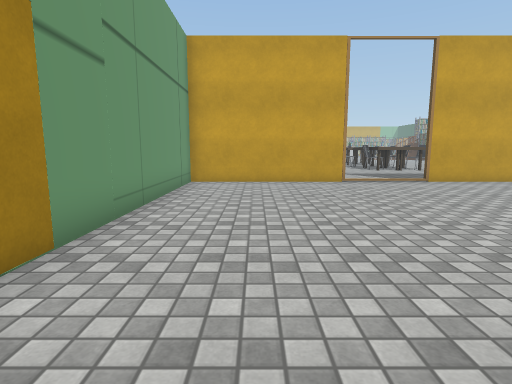
view 1 (above)

20 first-person views from a walk through a 3-D level made in the Unity game engine. The camera is 1.2 m above the floor, tilts 8° down and sees 80° across. The floor is counted in squares, 1 m on a side. Each view is taken from the middle of a square. On the plan, view 1 faces up. The plan holds only what a view shows up to about 13 squares ahead; the rest is blank. The place goes on beyond the plan. The player character is not drawn. Some animated figures are left out. Door leaves are left out, so doorways stand open. Some surface patterns are stand-ins.

view 2
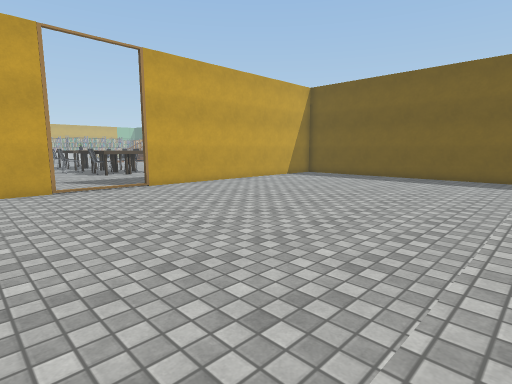

view 3
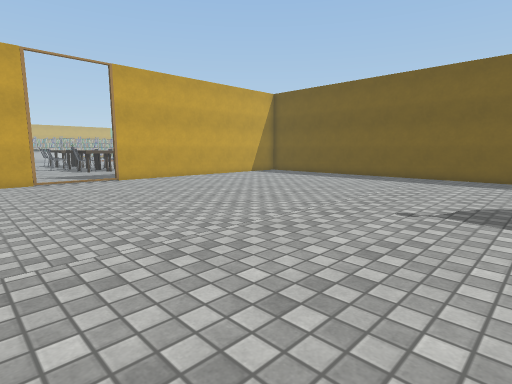

view 4
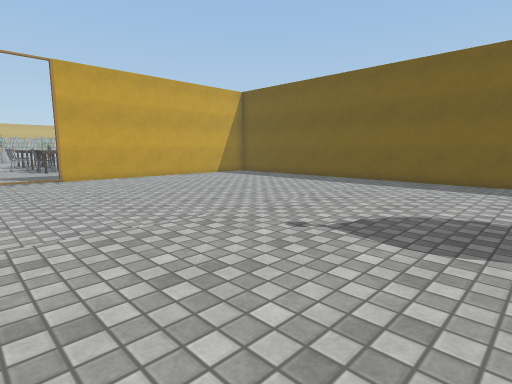

view 5
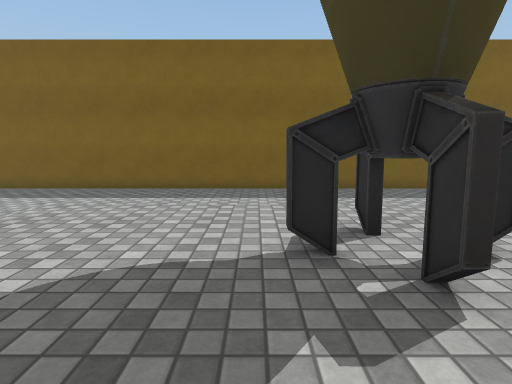

view 6
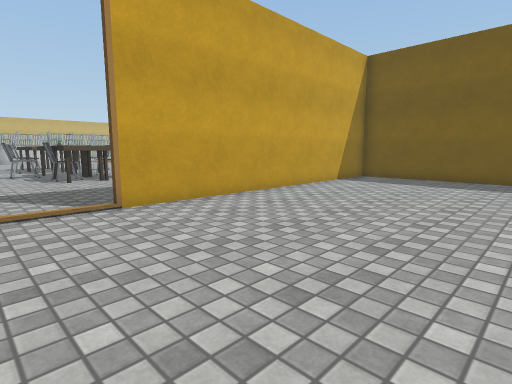

view 7
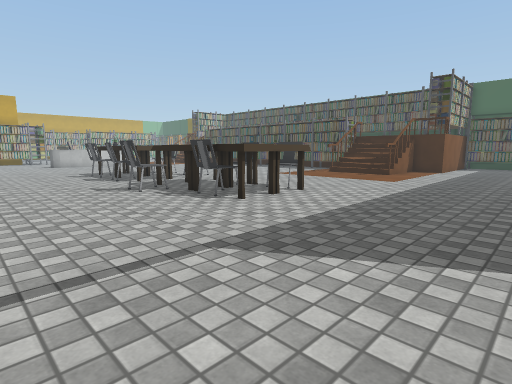

view 8
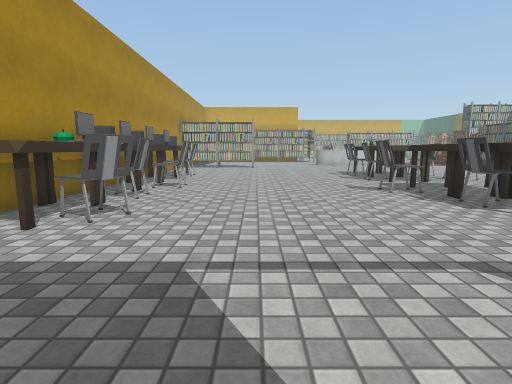

view 9
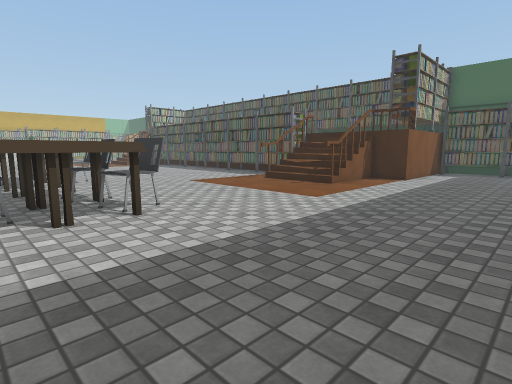

view 10
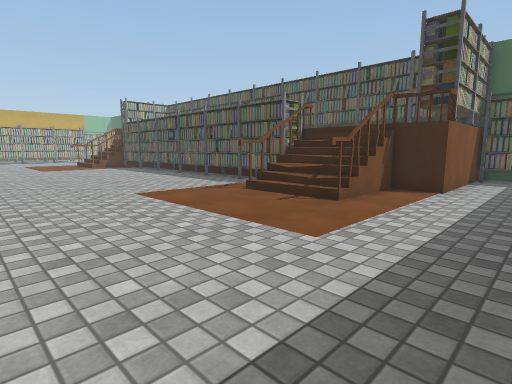

view 11
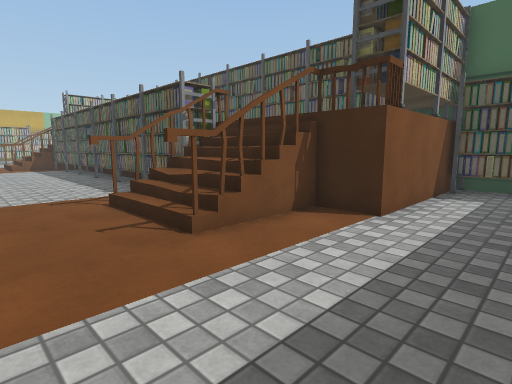

view 12
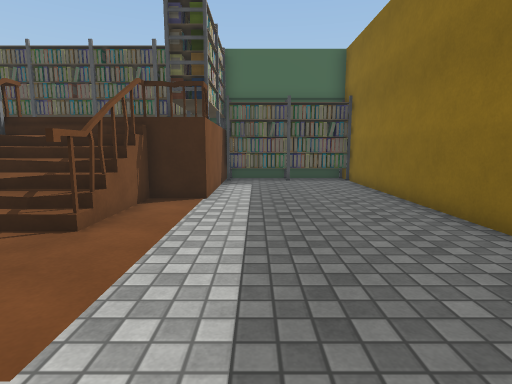

view 13
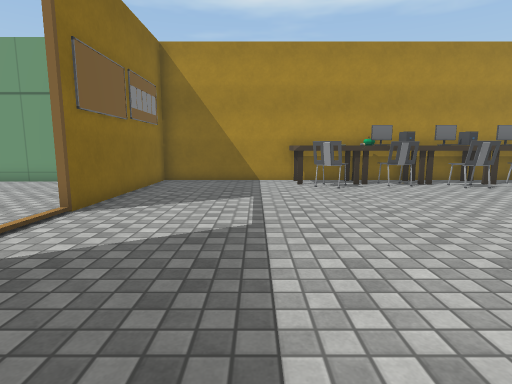

view 14
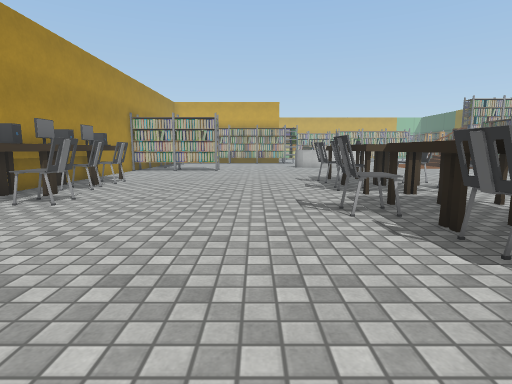

view 15
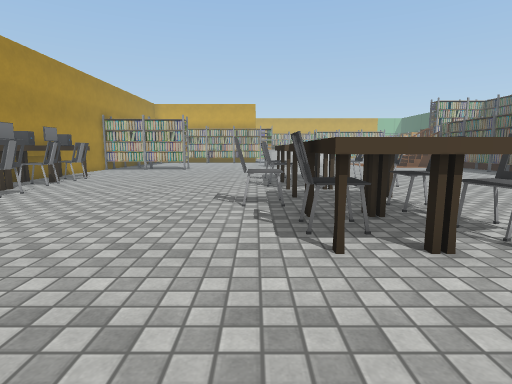

view 16
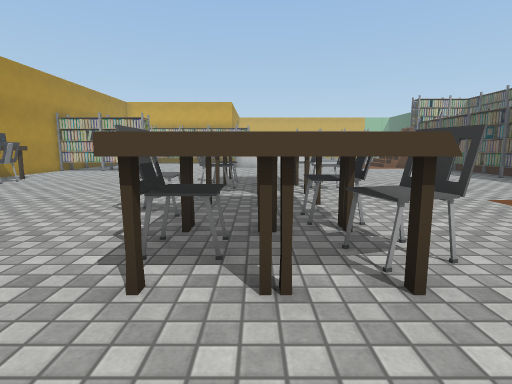

view 17
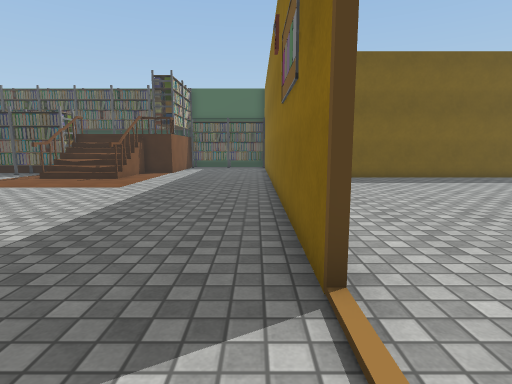

view 18
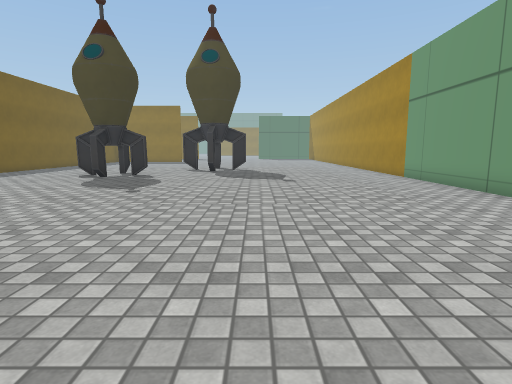

view 19
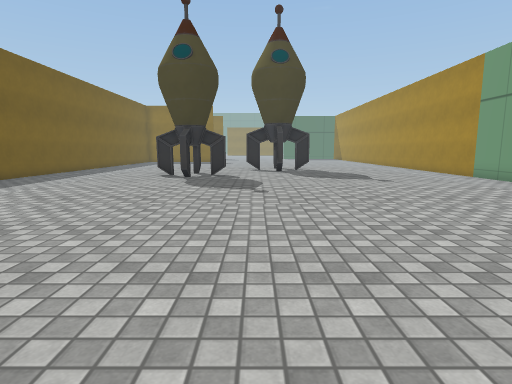

view 20
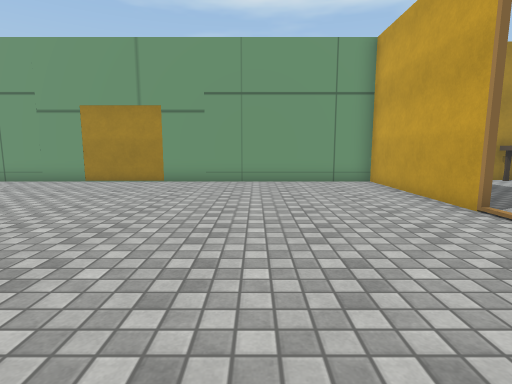

### Floor plan
Key: @ floor where view 1 was taken; # wall or solid block; x gap in a wall; . main floor; : floor 0.25 m higher than the main floor; + floor 1.5 m higher than the main floor; / step, stairs or slope; D open door; O other object.
Columns run from 3 left of view 1 to 25 right of it. Each row starts with its distance up from view 1.
 28 #..........   .......OO
 27 #OO.......OOOO.......OO
 26 #OO......OO OO.......OO
 25 #OO.......OOO........OO
 24 #OO......OO OOO......OO
 23 #OO.......OOO........OO    #
 22 #OOO......OOO........OO    #
 21 #OO......OOOO......####    #
 20 #OO......OOOOO......//+    #
 19 #OO.......OOOO......//+    #
 18 #OOO......OOOO......x##
 17 #OO.......OOO.........##
 16 #O.....................####O#
 15 #..........................O#
 14 #..........................O#
 13 #..........................O#
 12 #..........................O#
 11 #######DDD###################
 10 #...................#
  9 #...................#
  8 #...................#
  7 #...................#
  6 #...................#
  5 #...................#
  4 #...................#
  3 #...................#
  2 #...................#
  1 #...................#
  0 #..@/:::::::::::....#
 -1 #.../:::::::::::....#
 -2 #.../:::::::::::....#
 -3 #.../::::::::::: ...#
 -4 #.../:::::::O::: ...#
 -5 #.../:::::::OO:: ...#
 -6 #.../::::::OOOO: ...#
 -7 #...        O::: ...#

Where each view was taken, in squares from view 1:
view 1: 0 up, 0 right, facing up
view 2: 0 up, 1 right, facing up-right
view 3: 3 down, 1 right, facing up-right
view 4: 4 down, 3 right, facing up-right
view 5: 4 down, 6 right, facing right
view 6: 5 up, 4 right, facing up-right
view 7: 12 up, 2 right, facing up-right
view 8: 12 up, 2 right, facing up
view 9: 12 up, 7 right, facing up-right
view 10: 14 up, 10 right, facing up-right
view 11: 14 up, 14 right, facing up-right
view 12: 15 up, 12 right, facing right
view 13: 15 up, 9 right, facing left
view 14: 15 up, 4 right, facing up
view 15: 14 up, 6 right, facing up
view 16: 15 up, 8 right, facing up
view 17: 12 up, 4 right, facing right
view 18: 6 up, 4 right, facing down
view 19: 6 up, 7 right, facing down
view 20: 7 up, 9 right, facing left
